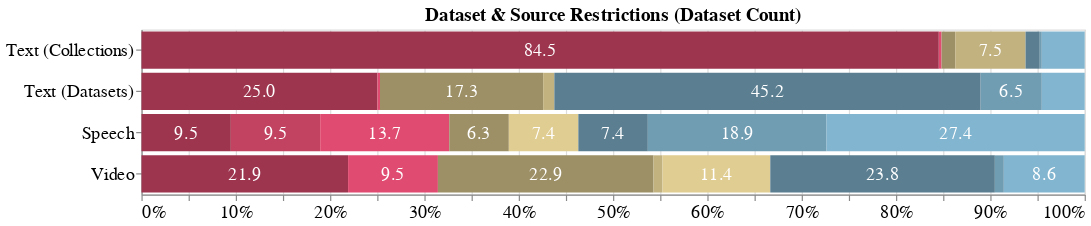

Notebook source saved alongside this figure:
### Code cell
LICENSE_TERMS_MODALITY_ORDER_2 = ["Text (Collections)", "Text (Datasets)", "Speech", "Video"]

license_terms_chart_2, license_terms_table_2, *_ = multimodal_util.plot_license_terms_stacked_bar_chart_collections(
    df, "License | Terms", LICENSE_TERMS_PALETTE, LICENSE_TERMS_ORDER_VARIANT,
    LICENSE_TERMS_MODALITY_ORDER_2, 800, 140,
    # save_dir=PLOT_DIR,  # svg saving package compatibility issues, and you can save from the notebook anyway
    plot_ppi=PLOT_PPI,
    title="Dataset & Source Restrictions (Dataset Count)",
    no_legend=True,
    split_text_mod=True,
    return_df=True
)

license_terms_chart_2

### Figure 1 — Vega-Lite specification as saved in the notebook (floating-point values rounded to 4 significant figures)
{"config": {"title": {"font": "Times New Roman", "fontSize": 16}, "axis": {"labelFont": "Times New Roman", "titleFont": "Times New Roman", "labelFontSize": 15, "titleFontSize": 17}, "header": {"labelFont": "Times New Roman", "titleFont": "Times New Roman"}, "legend": {"labelFont": "Times New Roman", "titleFont": "Times New Roman", "columns": 3, "labelFontSize": 16, "labelLimit": 400, "orient": "bottom", "titleFontSize": 16}, "text": {"font": "Times New Roman"}}, "layer": [{"mark": {"type": "bar"}, "encoding": {"color": {"field": "License | Terms", "legend": null, "scale": {"domain": ["NC/Acad | Restricted", "NC/Acad | Unspecified", "NC/Acad | Unrestricted", "Unspecified | Restricted", "Unspecified | Unspecified", "Unspecified | Unrestricted", "Commercial | Restricted", "Commercial | Unspecified", "Commercial | Unrestricted"], "range": ["#9d354f", "#c24262", "#e04c71", "#9d9066", "#c2b27f", "#e0cd92", "#5b7f91", "#719db3", "#82b5cf"]}, "title": "License | Terms", "type": "nominal"}, "order": {"field": "order", "sort": "ascending", "type": "quantitative"}, "x": {"axis": {"format": "%"}, "field": "percentage", "stack": "normalize", "title": "", "type": "quantitative"}, "y": {"field": "Modality", "sort": ["Text (Collections)", "Text (Datasets)", "Speech", "Video"], "title": "", "type": "nominal"}}, "title": "Dataset & Source Restrictions (Dataset Count)"}, {"mark": {"type": "text", "align": "center", "fontSize": 15}, "encoding": {"color": {"value": "white"}, "order": {"field": "order", "sort": "ascending", "type": "quantitative"}, "text": {"condition": {"test": "(datum.percentage > 5)", "field": "percentage", "format": ".1f", "type": "quantitative"}, "value": ""}, "x": {"field": "midpoints", "type": "quantitative"}, "y": {"field": "Modality", "sort": ["Text (Collections)", "Text (Datasets)", "Speech", "Video"], "title": "", "type": "nominal"}}, "title": "Dataset & Source Restrictions (Dataset Count)"}], "data": {"name": "data-8852519321382139de874241643b4a1d"}, "height": 140, "width": 800, "$schema": "https://vega.github.io/schema/vega-lite/v5.17.0.json", "datasets": {"data-8852519321382139de874241643b4a1d": [{"Modality": "Text (Collections)", "License | Terms": "NC/Acad | Restricted", "percentage": 84.53, "metric": "count", "value": 3142, "midpoints": 0.4227}, {"Modality": "Text (Collections)", "License | Terms": "NC/Acad | Unspecified", "percentage": 0.0269, "metric": "count", "value": 1, "midpoints": 0.8454}, {"Modality": "Text (Collections)", "License | Terms": "NC/Acad | Unrestricted", "percentage": 0.269, "metric": "count", "value": 10, "midpoints": 0.8469}, {"Modality": "Text (Collections)", "License | Terms": "Unspecified | Restricted", "percentage": 1.453, "metric": "count", "value": 54, "midpoints": 0.8555}, {"Modality": "Text (Collections)", "License | Terms": "Unspecified | Unspecified", "percentage": 7.452, "metric": "count", "value": 277, "midpoints": 0.9001}, {"Modality": "Text (Collections)", "License | Terms": "Unspecified | Unrestricted", "percentage": 0.0, "metric": "count", "value": 0, "midpoints": 0.9373}, {"Modality": "Text (Collections)", "License | Terms": "Commercial | Restricted", "percentage": 1.507, "metric": "count", "value": 56, "midpoints": 0.9448}, {"Modality": "Text (Collections)", "License | Terms": "Commercial | Unspecified", "percentage": 0.2152, "metric": "count", "value": 8, "midpoints": 0.9535}, {"Modality": "Text (Collections)", "License | Terms": "Commercial | Unrestricted", "percentage": 4.547, "metric": "count", "value": 169, "midpoints": 0.9773}, {"Modality": "Text (Datasets)", "License | Terms": "NC/Acad | Restricted", "percentage": 24.99, "metric": "count", "value": 929, "midpoints": 0.125}, {"Modality": "Text (Datasets)", "License | Terms": "NC/Acad | Unspecified", "percentage": 0.0269, "metric": "count", "value": 1, "midpoints": 0.2501}, {"Modality": "Text (Datasets)", "License | Terms": "NC/Acad | Unrestricted", "percentage": 0.269, "metric": "count", "value": 10, "midpoints": 0.2515}, {"Modality": "Text (Datasets)", "License | Terms": "Unspecified | Restricted", "percentage": 17.3, "metric": "count", "value": 643, "midpoints": 0.3394}, {"Modality": "Text (Datasets)", "License | Terms": "Unspecified | Unspecified", "percentage": 1.184, "metric": "count", "value": 44, "midpoints": 0.4318}, {"Modality": "Text (Datasets)", "License | Terms": "Unspecified | Unrestricted", "percentage": 0.0, "metric": "count", "value": 0, "midpoints": 0.4377}, {"Modality": "Text (Datasets)", "License | Terms": "Commercial | Restricted", "percentage": 45.2, "metric": "count", "value": 1680, "midpoints": 0.6637}, {"Modality": "Text (Datasets)", "License | Terms": "Commercial | Unspecified", "percentage": 6.484, "metric": "count", "value": 241, "midpoints": 0.9221}, {"Modality": "Text (Datasets)", "License | Terms": "Commercial | Unrestricted", "percentage": 4.547, "metric": "count", "value": 169, "midpoints": 0.9773}, {"Modality": "Speech", "License | Terms": "NC/Acad | Restricted", "percentage": 9.474, "metric": "count", "value": 9, "midpoints": 0.04737}, {"Modality": "Speech", "License | Terms": "NC/Acad | Unspecified", "percentage": 9.474, "metric": "count", "value": 9, "midpoints": 0.1421}, {"Modality": "Speech", "License | Terms": "NC/Acad | Unrestricted", "percentage": 13.68, "metric": "count", "value": 13, "midpoints": 0.2579}, {"Modality": "Speech", "License | Terms": "Unspecified | Restricted", "percentage": 6.316, "metric": "count", "value": 6, "midpoints": 0.3579}, {"Modality": "Speech", "License | Terms": "Unspecified | Unspecified", "percentage": 0.0, "metric": "count", "value": 0, "midpoints": 0.3895}, {"Modality": "Speech", "License | Terms": "Unspecified | Unrestricted", "percentage": 7.368, "metric": "count", "value": 7, "midpoints": 0.4263}, {"Modality": "Speech", "License | Terms": "Commercial | Restricted", "percentage": 7.368, "metric": "count", "value": 7, "midpoints": 0.5}, {"Modality": "Speech", "License | Terms": "Commercial | Unspecified", "percentage": 18.95, "metric": "count", "value": 18, "midpoints": 0.6316}, {"Modality": "Speech", "License | Terms": "Commercial | Unrestricted", "percentage": 27.37, "metric": "count", "value": 26, "midpoints": 0.8632}, {"Modality": "Video", "License | Terms": "NC/Acad | Restricted", "percentage": 21.9, "metric": "count", "value": 23, "midpoints": 0.1095}, {"Modality": "Video", "License | Terms": "NC/Acad | Unspecified", "percentage": 0.0, "metric": "count", "value": 0, "midpoints": 0.219}, {"Modality": "Video", "License | Terms": "NC/Acad | Unrestricted", "percentage": 9.524, "metric": "count", "value": 10, "midpoints": 0.2667}, {"Modality": "Video", "License | Terms": "Unspecified | Restricted", "percentage": 22.86, "metric": "count", "value": 24, "midpoints": 0.4286}, {"Modality": "Video", "License | Terms": "Unspecified | Unspecified", "percentage": 0.9524, "metric": "count", "value": 1, "midpoints": 0.5476}, {"Modality": "Video", "License | Terms": "Unspecified | Unrestricted", "percentage": 11.43, "metric": "count", "value": 12, "midpoints": 0.6095}, {"Modality": "Video", "License | Terms": "Commercial | Restricted", "percentage": 23.81, "metric": "count", "value": 25, "midpoints": 0.7857}, {"Modality": "Video", "License | Terms": "Commercial | Unspecified", "percentage": 0.9524, "metric": "count", "value": 1, "midpoints": 0.9095}, {"Modality": "Video", "License | Terms": "Commercial | Unrestricted", "percentage": 8.571, "metric": "count", "value": 9, "midpoints": 0.9571}]}}
